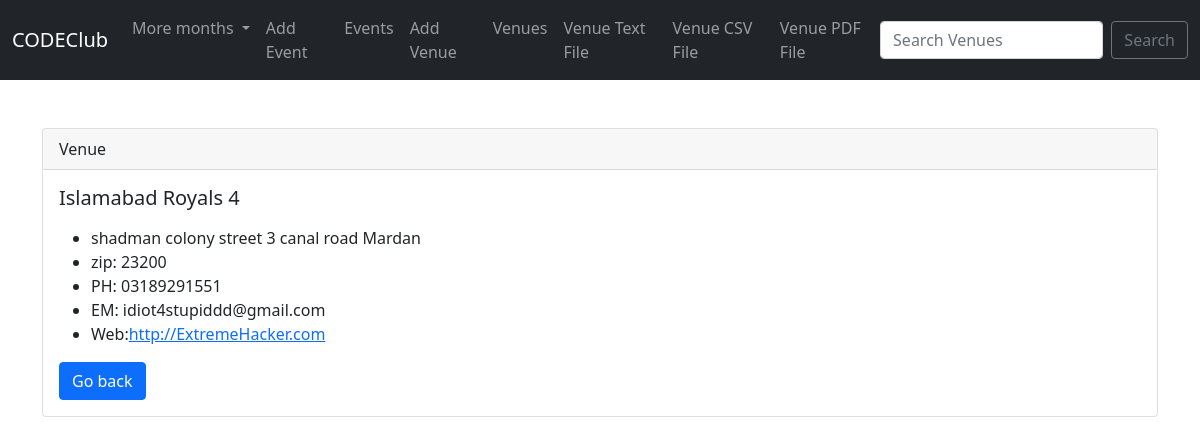
The app's page /show_venue/2 with its own data.
### firstcalender/models.py (models this page shows)
class venue(models.Model):
    name = models.CharField('Venue name', max_length=120)
    address = models.CharField('Address', max_length=300)
    zip_code = models.CharField('Zip Code', max_length=15)
    phone_num = models.CharField('Phone Number', max_length=20, blank=True)
    web = models.URLField("Website Address", blank=True)
    email_address = models.EmailField('Email Address', blank=True)
    def __str__(self):
        return self.name

### firstcalender/views.py (the view)
# urls.py: path('show_venue/<venue_id>', views.show_venue, name='show-venue'),
def show_venue(request, venue_id):
    Venue = venue.objects.get(id=venue_id)
    return render(request, "show_venues.html", {"venue": Venue})

### template/show_venues.html
{% extends 'base.html' %}
{% block content %}
<div class="card">
  <div class="card-header">
    Venue
  </div>
  <div class="card-body">
    <h5 class="card-title">{{ venue }}</h5>
    <p class="card-text">
            <ul>
                <li>{{ venue.address }}</li>
                <li>zip: {{ venue.zip_code }}</li>
                <li>PH: {{ venue.phone_num }}</li>
                <li>EM: {{ venue.email_address }}</li>
                <li>Web:<a href="{{ venue.web }}">{{ venue.web }}</a></li>
            </ul>
          </p>
    <a href="{% url 'list-venue' %}" class="btn btn-primary">Go back</a>
  </div>
</div><br>
{% endblock %}

### records on screen
venue: name "Islamabad Royals 4", address "shadman colony street 3 canal road Mardan", zip_code "23200", phone_num "03189291551", email_address "idiot4stupiddd@gmail.com", web "http://ExtremeHacker.com"
